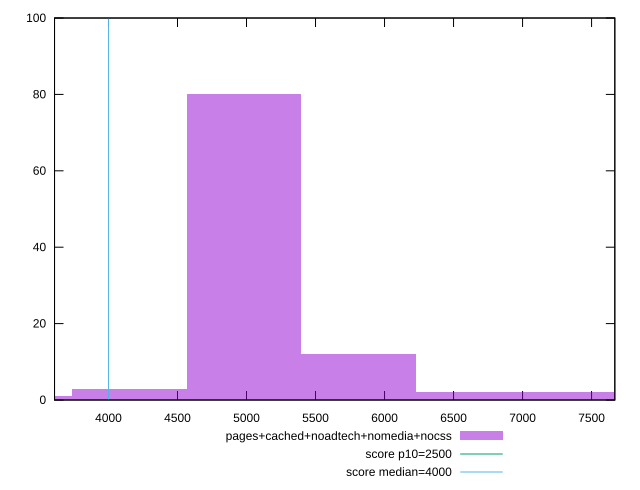

gnuplot code for this plot:
reset

$pagesCachedNoadtechNomediaNocss <<EOF
5810.539847392527 12
4980.462726336452 80
7470.694089504677 2
6640.616968448602 2
4150.385605280377 3
3320.308484224301 1
EOF

set key outside below
set boxwidth 830.0771210560753
set xrange [3609.1769999999997:7668.369000000001]
set yrange [0:100]
set trange [0:100]
set style fill transparent solid 0.5 noborder

set parametric
set terminal svg size 640, 490 enhanced background rgb 'white'
set output "report_00013_2021-02-09T12-04-24.940Z/largest-contentful-paint/comparison/histogram/4_vs_5.svg"

plot $pagesCachedNoadtechNomediaNocss title "pages+cached+noadtech+nomedia+nocss" with boxes, \
     2500,t title "score p10=2500", \
     4000,t title "score median=4000"

reset
